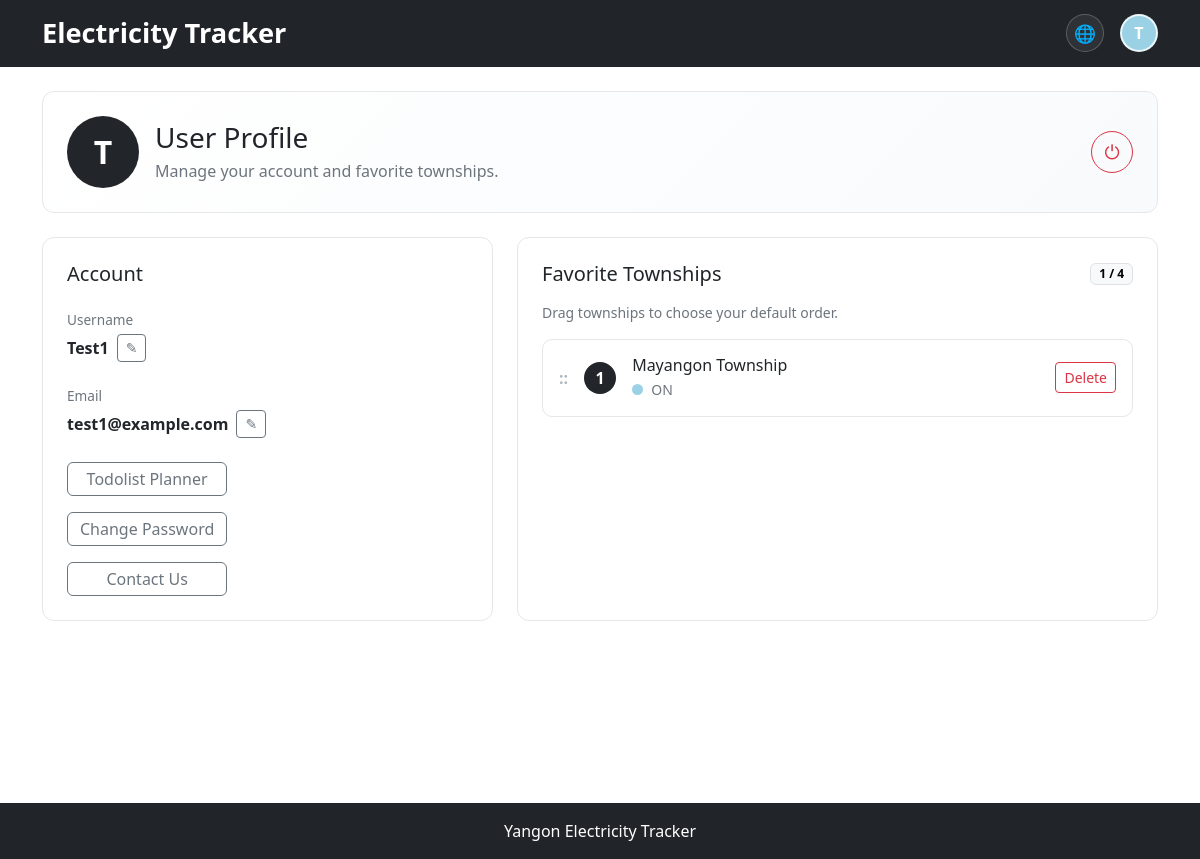
The app's page /accounts/profile/ (signed in) with its own data.
### powertracker/models.py (models this page shows, shortened)
class FavoriteTownship(models.Model):
    user_profile = models.ForeignKey(UserProfile, on_delete=models.CASCADE)
    township = models.ForeignKey(Township, on_delete=models.CASCADE)
    position = models.PositiveIntegerField(default=0)
    created_at = models.DateTimeField(auto_now_add=True)
    class Meta:
        ordering = ["position", "created_at"]
        unique_together = ["user_profile", "township"]

class Township(models.Model):
    GROUP_CHOICES = [
        ("A", "Group A"),
        ("B", "Group B"),
    ]
    STATUS_CHOICES = [
        ("ON", "Electricity ON"),
        ("OFF", "Electricity OFF"),
        ("UNCERTAIN", "Uncertain"),
    ]
    name = models.CharField(
        max_length=100, unique=True
        )
    name_mm = models.CharField(
        max_length=100, blank=True
        )
    name_zh = models.CharField(
        max_length=100, blank=True
        )
    group = models.CharField(
        max_length=1,
        choices=GROUP_CHOICES
    )
    current_status = models.CharField(
        max_length=10,
        choices=STATUS_CHOICES,
        default="UNCERTAIN"
    )
    updated_at = models.DateTimeField(
        auto_now=True
    )
    @property
    def localized_name(self):
        language = (get_language() or "en").lower()
        if language.startswith("my") and self.name_mm:
            return self.name_mm
        if language.startswith("zh") and self.name_zh:
            return self.name_zh
        return self.name

### powertracker/views.py (the view)
# urls.py: path("accounts/profile/", views.profile_view, name="profile"),
@login_required
def profile_view(request):
    profile, created = UserProfile.objects.get_or_create(user=request.user)
    favorite_items = FavoriteTownship.objects.filter(
        user_profile=profile
    ).select_related("township").order_by(
        "position",
        "created_at"
    )
    return render(request, "powertracker/profile.html", {
        "profile": profile,
        "favorite_items": favorite_items,
        "max_favorite_townships": MAX_FAVORITE_TOWNSHIPS,
    })

### powertracker/templates/powertracker/profile.html (shortened to what this page needs)
{% extends "powertracker/base.html" %}
{% load i18n static %}
{% block extra_css %}
<link rel="stylesheet" href="{% static 'css/profile.css' %}">
{% endblock %}
{% block content %}
<section class="profile-page container py-4">
    <div class="profile-hero p-4 mb-4">
        <div class="d-flex align-items-center justify-content-between gap-3 flex-wrap">
            <div class="d-flex align-items-center gap-3">
                <div class="profile-avatar">
                    {{ request.user.username|first|upper }}
                </div>
                <div>
                    <h1 class="h3 mb-1">{% trans "User Profile" %}</h1>
                    <p class="text-secondary mb-0">{% trans "Manage your account and favorite townships." %}</p>
                </div>
            </div>
            <form method="post" action="{% url 'account_logout' %}" class="mb-0">
                <button
                    type="submit"
                    class="btn btn-outline-danger profile-logout-button"
                    aria-label="{% trans 'Logout' %}"
                    title="{% trans 'Logout' %}"
                >
                    &#9211;
                </button>
            </form>
        </div>
    </div>
    <div class="row g-4">
        <div class="col-lg-5">
            <div class="profile-panel p-4 h-100">
                <h2 class="h5 mb-4">{% trans "Account" %}</h2>
                <div class="account-section">
                    <p class="profile-label">{% trans "Username" %}</p>
                    <div id="username-display" class="d-flex align-items-center gap-2">
                        <span class="profile-value">{{ request.user.username }}</span>
                        <button
                            type="button"
                            class="btn btn-sm btn-outline-secondary"
                            id="edit-username-button"
                            aria-label="{% trans 'Edit username' %}"
                        >
                            &#9998;
                        </button>
                    </div>
                </div>
                <div class="account-section">
                    <p class="profile-label">{% trans "Email" %}</p>
                    <div class="d-flex align-items-center gap-2">
                        <span class="profile-value">
                            {% if request.user.email %}
                                {{ request.user.email }}
                            {% else %}
                                {% trans "No email set" %}
                            {% endif %}
                        </span>
                        <a
                            href="{% url 'account_email' %}"
                            class="btn btn-sm btn-outline-secondary"
                            aria-label="{% trans 'Manage email' %}"
                            title="{% trans 'Manage email' %}"
                        >
                            &#9998;
                        </a>
                    </div>
                </div>
                <div class="profile-actions d-grid gap-3 justify-content-start">
                    <a href="{% url 'todo_planner' %}" class="btn btn-outline-secondary">
                        {% trans "Todolist Planner" %}
                    </a>
                    <a href="{% url 'account_change_password' %}" class="btn btn-outline-secondary">
                        {% trans "Change Password" %}
                    </a>
                    <a href="{% url 'contact_us' %}" class="btn btn-outline-secondary">
                        {% trans "Contact Us" %}
                    </a>
                </div>
            </div>
        </div>
        <div class="col-lg-7">
            <div class="profile-panel p-4 h-100">
                <div class="d-flex justify-content-between align-items-center mb-3">
                    <h2 class="h5 mb-0">{% trans "Favorite Townships" %}</h2>
                    <span class="badge text-bg-light border">
                        {{ favorite_items|length }} / {{ max_favorite_townships }}
                    </span>
                </div>
                {% if favorite_items %}
                    <p class="text-secondary small mb-3">
                        {% trans "Drag townships to choose your default order." %}
                    </p>
                    <div
                        class="favorite-list d-grid gap-2"
                        data-favorite-list
                        data-reorder-url="{% url 'reorder_favorite_townships' %}"
                    >
                        {% for favorite in favorite_items %}
                            <div
                                class="favorite-township-row d-flex align-items-center gap-3 p-3"
                                draggable="true"
                                data-township-id="{{ favorite.township.id }}"
                            >
                                <span class="favorite-drag-handle" aria-hidden="true">
                                    ::
                                </span>
                                <span class="favorite-position">
                                    {{ favorite.position }}
                                </span>
                                <a
                                    href="{% url 'township_detail' favorite.township.id %}"
                                    class="favorite-township-link flex-grow-1 text-decoration-none text-dark"
                                >
                                    <h3 class="h6 mb-1">{{ favorite.township.localized_name }}</h3>
                                    <span class="d-flex align-items-center gap-2 text-secondary small">
                                        <span class="status-dot status-{{ favorite.township.current_status|lower }}"></span>
                                        {{ favorite.township.current_status }}
                                    </span>
                                </a>
                                <form
                                    method="post"
                                    action="{% url 'remove_favorite_township' favorite.township.id %}"
                                    class="mb-0"
                                >
                                    <button
                                        type="submit"
                                        class="btn btn-sm btn-outline-danger"
                                        aria-label="{% trans 'Remove favorite township' %}"
                                    >
                                        {% trans "Delete" %}
                                    </button>
                                </form>
                            </div>
                        {% endfor %}
                    </div>
                {% endif %}
            </div>
        </div>
    </div>
</section>
{% endblock %}

### powertracker/templates/powertracker/base.html (shortened to what this page needs)
{% load i18n static %}
<!DOCTYPE html>
{% get_current_language as CURRENT_LANGUAGE %}
<html lang="{{ CURRENT_LANGUAGE }}">
<head>
    <link rel="stylesheet" href="{% static 'bootstrap/css/bootstrap.min.css' %}">
    {% block extra_css %}
    {% endblock %}
</head>
<body>
<nav class="navbar navbar-expand-lg navbar-dark bg-dark">
    <div class="container">
        <a class="navbar-brand" href="{% url 'home' %}?view=map">
            {% trans "Electricity Tracker" %}
        </a>
        <div class="ms-auto d-flex align-items-center gap-3">
        <form action="{% url 'set_language' %}" method="post" class="mb-0 language-switcher">
            <span class="language-switcher-icon" aria-hidden="true">&#127760;</span>
                {% get_available_languages as LANGUAGES %}
                {% get_language_info_list for LANGUAGES as languages %}
        </form>
        {% if user.is_authenticated %}
            <a class="nav-link user-avatar-link" href="{% url 'profile' %}" aria-label="{% trans 'User profile' %}">
                <span class="user-avatar">
                    {{ user.username|first|upper }}
                </span>
            </a>
        {% else %}
            <a class="nav-link text-white" href="{% url 'account_login' %}">
                {% trans "Login" %}
            </a>
        {% endif %}
        </div>
    </div>
</nav>
<main>
    {% block content %}
    {% endblock %}
</main>
<footer class="bg-dark text-white text-center py-3">
    <p class="mb-0">{% trans "Yangon Electricity Tracker" %}</p>
</footer>
</body>
</html>

### powertracker/static/css/profile.css (style rules this page uses)
.profile-page { min-height: calc(100vh - 128px); }
.profile-hero { border: 1px solid #e5e7eb; border-radius: 12px; background: linear-gradient(135deg, #ffffff 0%, #f8fafc 100%); }
.profile-avatar { width: 72px; height: 72px; border-radius: 999px; display: inline-flex; align-items: center; justify-content: center; background: #222529; color: #ffffff; font-size: 2rem; font-weight: 700; }
.profile-logout-button { width: 42px; height: 42px; border-radius: 999px; display: inline-flex; align-items: center; justify-content: center; padding: 0; font-size: 1.2rem; line-height: 1; }
.profile-panel { border: 1px solid #e5e7eb; border-radius: 12px; background: #ffffff; }
.account-section { margin-bottom: 1.5rem; }
.profile-label { color: #6c757d; font-size: 0.85rem; margin-bottom: 0.25rem; }
.profile-value { font-weight: 700; color: #222529; }
.profile-actions .btn, .account-section .btn { line-height: 1.25; }
.favorite-township-row { border: 1px solid #e5e7eb; border-radius: 10px; background: #ffffff; transition: transform 0.15s ease, box-shadow 0.15s ease; }
.favorite-drag-handle { color: #adb5bd; cursor: grab; font-weight: 700; letter-spacing: 0; }
.favorite-position { width: 2rem; height: 2rem; border-radius: 999px; display: inline-flex; align-items: center; justify-content: center; flex: 0 0 auto; background: #222529; color: #ffffff; font-weight: 700; }
.favorite-township-link { min-width: 0; }
.status-dot { width: 0.7rem; height: 0.7rem; border-radius: 999px; display: inline-block; }
.status-on { background: #9bd1e5; }

### powertracker/templates/powertracker/base.html (style rules this page uses)
.user-avatar-link { padding: 0; }
.user-avatar { width: 38px; height: 38px; border-radius: 999px; display: inline-flex; align-items: center; justify-content: center; color: #ffffff; background: #9bd1e5; border: 2px solid rgba(255, 255, 255, 0.8); font-weight: 700; }
html, body { min-height: 100%; background: #212529; }
body { min-height: 100vh; }
.navbar { min-height: 64px; }
.navbar-brand { font-size: 1.7rem; font-weight: 700; letter-spacing: 0; }
main { min-height: calc(100vh - 64px); background: #ffffff; }
.language-switcher { position: relative; display: inline-flex; align-items: center; justify-content: center; width: 38px; height: 38px; padding: 0; border: 1px solid rgba(255, 255, 255, 0.22); border-radius: 999px; background: rgba(255, 255, 255, 0.06); overflow: hidden; }
.language-switcher-icon { color: #ffffff; font-size: 1.1rem; line-height: 1; pointer-events: none; }

### records on screen
FavoriteTownship: position "1", township.localized_name "Mayangon Township", township.current_status "ON"

### other values on screen
{{ user.username|first|upper }} "T"
{{ request.user.username|first|upper }} "T"
{{ request.user.username }} "Test1"
{{ request.user.email }} "test1@example.com"
{{ favorite_items|length }} "1"
{{ max_favorite_townships }} "4"
